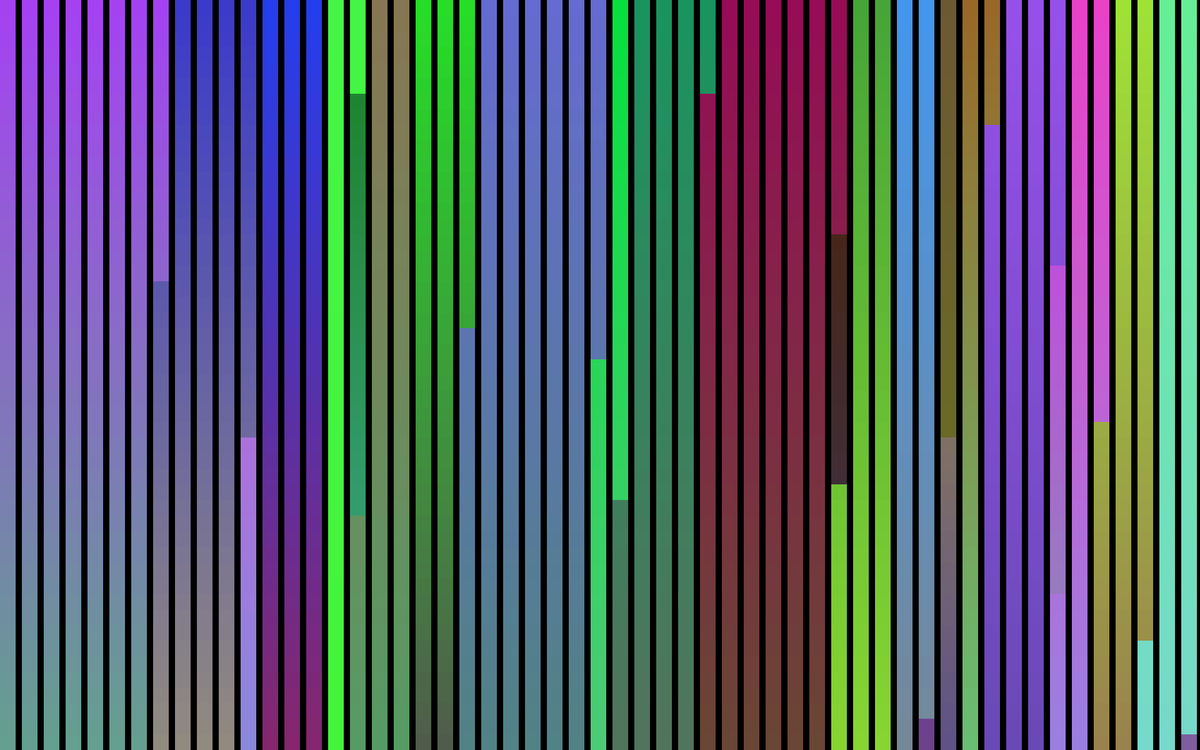
Frame 1 (no input)
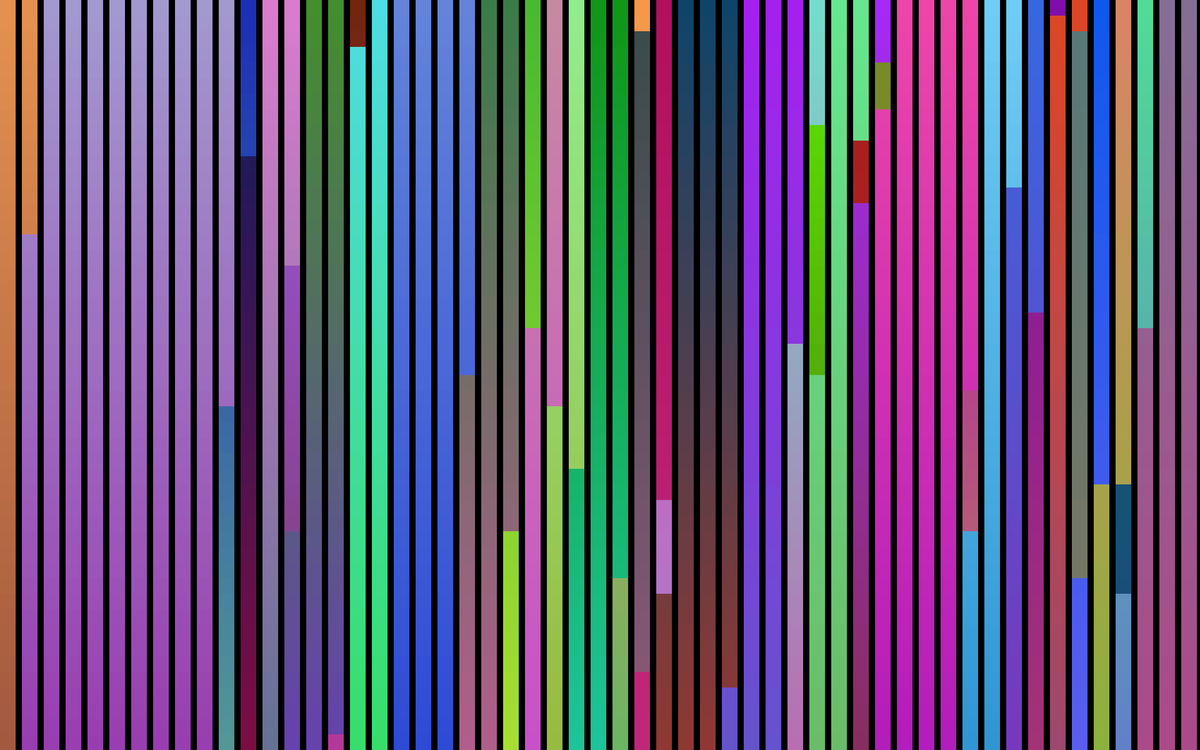
Frame 60 (the mouse pressed at the canvas centre just before this capture)
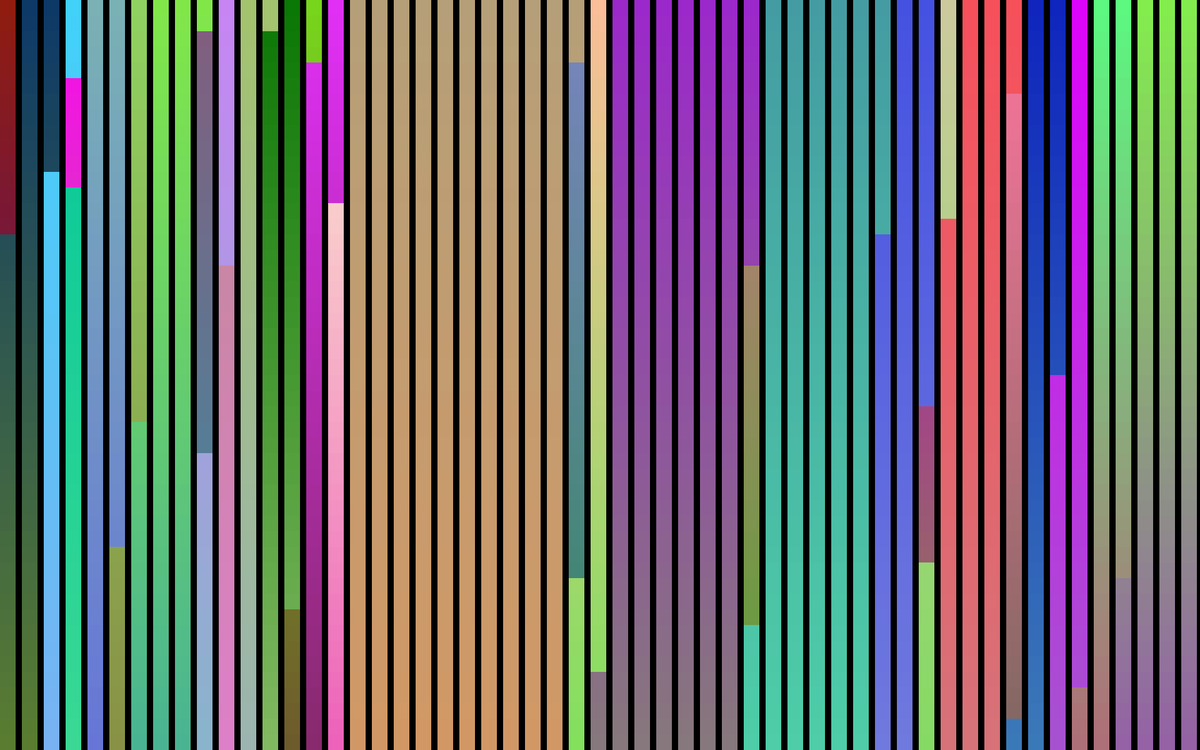
Frame 120 (the mouse held since frame 60 and released just before this capture)

The Processing sketch that drew these frames (run headless with seeded random() and noise(); from frame 60 on, the mouse is pressed at the canvas centre):

// Processing sketch: processing_183323
// ── processing_183323.pde

PImage i1, i2;
color c1;
color c2;

void setup() {
  size(1920, 1200);
  noStroke();
}
void draw() {
  background(0);
  cc();
  for (int i=0; i<width; i= i+35) {
    if (random(10) >9) {
      cc();
    }

    for (int j=0; j<height; j= j+25) {
      if (random(100) >99) {
        cc();
      }
      fill(lerpColor(c1, c2, norm(j, 0, width)));
      
      rect(i, j, 25, 35);
    }
    //stop();
  }

}

void cc() {
  c1 = color(random(255), random(255), random(255));
  c2 = color(random(255), random(255), random(255));
}
